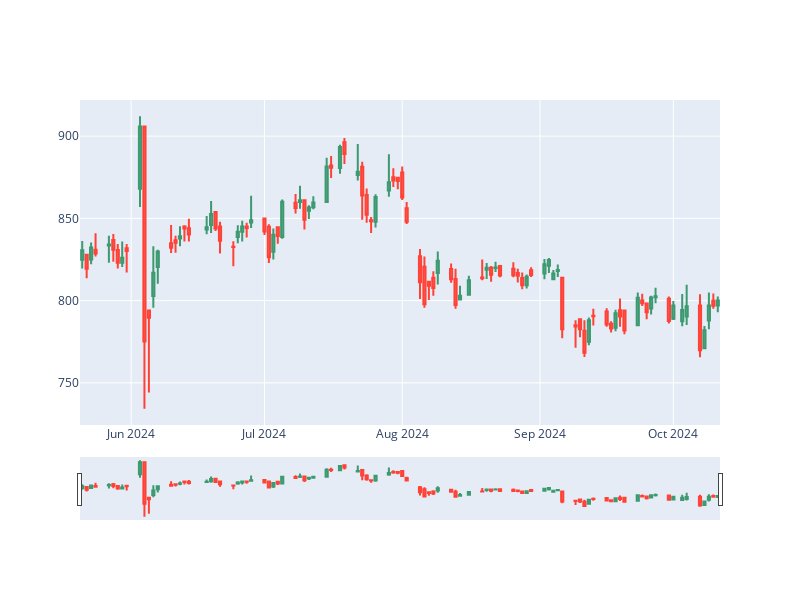

Notebook source saved alongside this figure:
### Code cell
fig = go.Figure(data = [go.Candlestick(
    x = df.index,
    open = df['1. open'],
    high = df['2. high'],
    low = df['3. low'],
    close = df['4. close']
)])
fig.update_layout(width=800, height=600)
fig.show()
